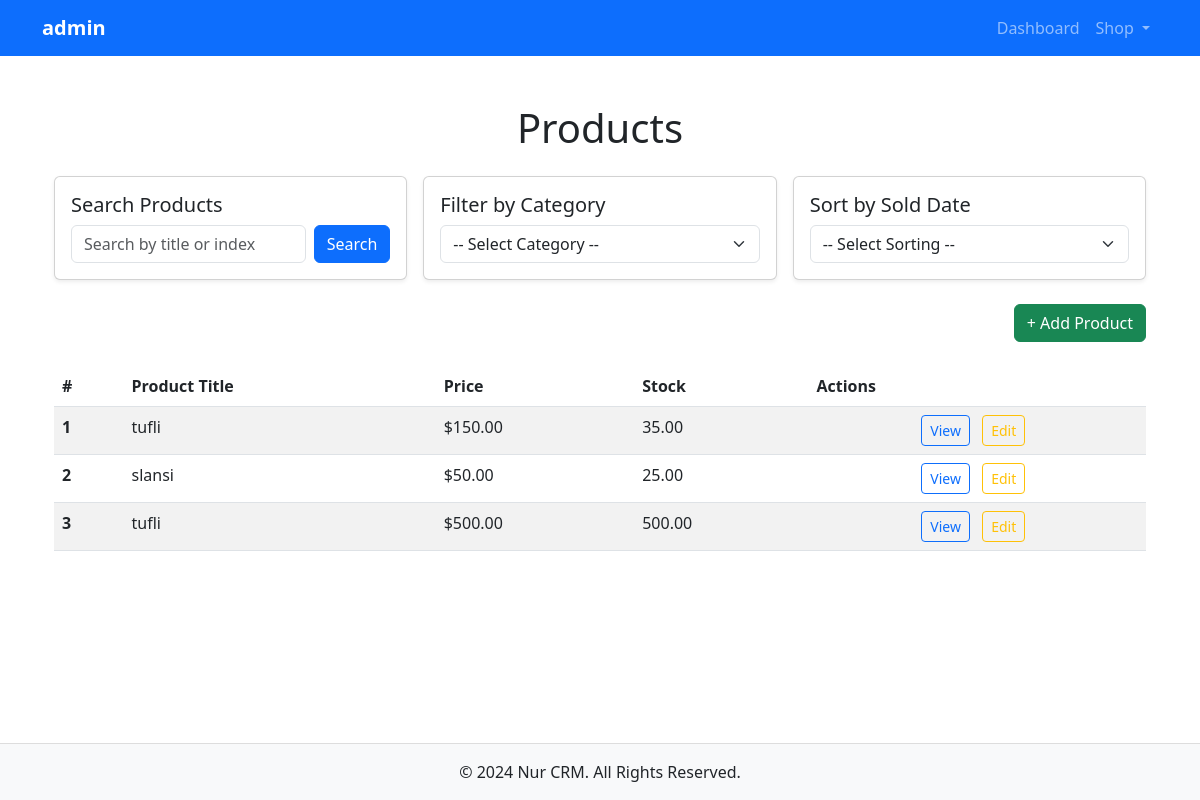
The page /nur/products/ (signed in) on the database as committed earlier.
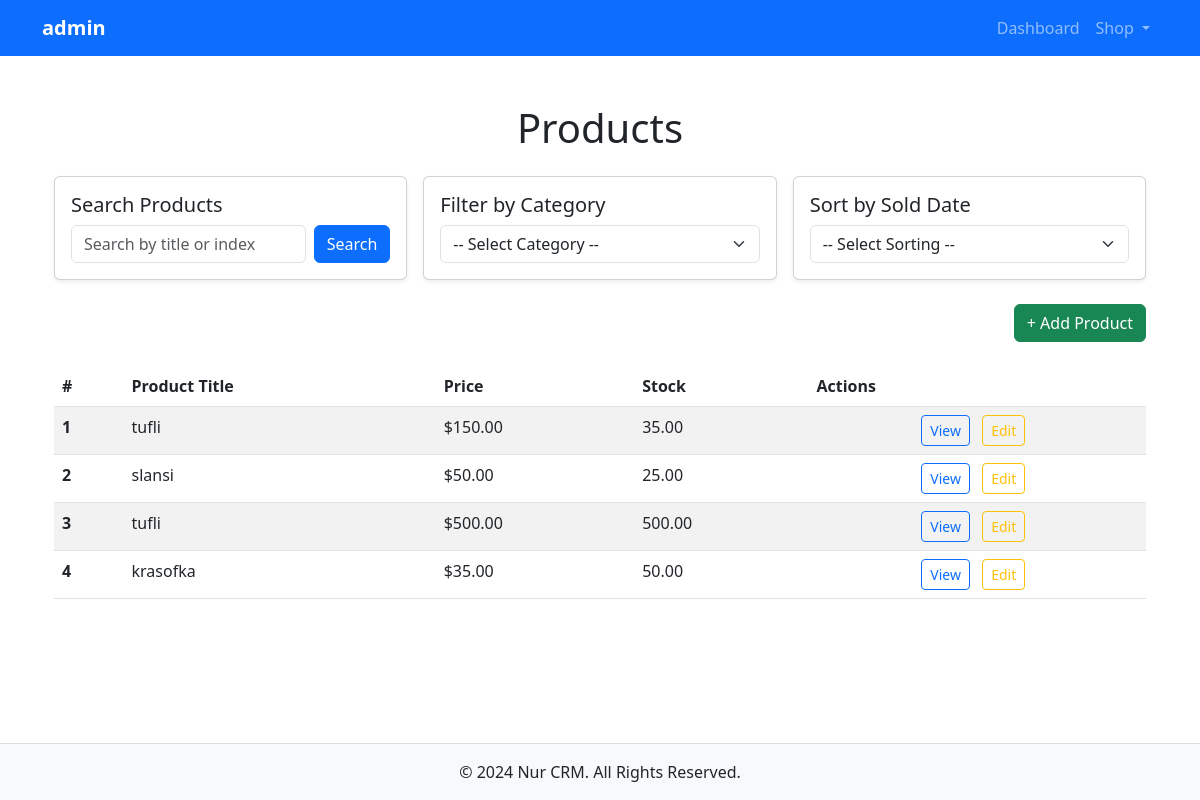
The same page on the database as committed later.
### Nur/models.py (models this page shows, shortened)
class Product(models.Model):
    user = models.ForeignKey("Nur.CustomUser", on_delete=models.CASCADE)
    category = models.ForeignKey("Nur.Category", on_delete=models.CASCADE, related_name="products")
    title = models.CharField(max_length=50, null=True, blank=True)
    index = models.CharField(max_length=50, unique=True, db_index=True, help_text="Unique identifier for the product")
    colour = models.ForeignKey("Nur.Colour", on_delete=models.CASCADE, related_name="products")
    price = models.DecimalField(max_digits=15, decimal_places=2, help_text="Current product price")
    cost_price = models.DecimalField(max_digits=15, decimal_places=2, help_text="Product cost price")  # Add this field
    up_to = models.DecimalField(max_digits=15, decimal_places=2, validators=[MinValueValidator(0)], help_text="Maximum quantity available")
    sold = models.DecimalField(max_digits=15, decimal_places=2, validators=[MinValueValidator(0)], help_text="Total quantity sold")
    created_at = models.DateTimeField(auto_now_add=True)
    updated_at = models.DateTimeField(auto_now=True)
    is_active = models.BooleanField(default=True)

### Nur/views.py (the view)
# urls.py: path('products/', ProductListView.as_view(), name='product-list'),
class ProductListView(generic.ListView):
    model = Product
    template_name = 'products/products.html'
    context_object_name = 'products'
    def get_queryset(self):
        queryset = Product.objects.filter(user=self.request.user, is_active=True)
        search_query = self.request.GET.get('q', '')
        if search_query:
            queryset = queryset.filter(
                Q(title__icontains=search_query) | Q(index__icontains=search_query)
            )
        category_id = self.request.GET.get('category')
        if category_id:
            queryset = queryset.filter(category__id=category_id)
        sort_by_date = self.request.GET.get('sort_by_date', '')
        if sort_by_date == 'asc':
            queryset = queryset.order_by('sold')
        elif sort_by_date == 'desc':
            queryset = queryset.order_by('-sold')
        return queryset
    def get_context_data(self, **kwargs):
        context = super().get_context_data(**kwargs)
        context['categories'] = Category.objects.all()
        return context

### templates/products/products.html (shortened to what this page needs)
{% extends "main/base.html" %}
{% block content %}
<div class="container my-4">
    <h1 class="mb-4 text-center">Products</h1>
    <div class="row g-3 mb-4">
        <div class="col-md-4">
            <div class="card shadow-sm">
                <div class="card-body">
                    <h5 class="card-title">Search Products</h5>
                    <form method="GET" action="" class="d-flex">
                        <input type="text" class="form-control me-2" name="q" value="{{ request.GET.q }}" placeholder="Search by title or index">
                        <button class="btn btn-primary" type="submit">Search</button>
                    </form>
                </div>
            </div>
        </div>
        <div class="col-md-4">
            <div class="card shadow-sm">
                <div class="card-body">
                    <h5 class="card-title">Filter by Category</h5>
                    <form method="GET" action="">
                        <select name="category" id="category" class="form-select" onchange="this.form.submit()">
                            <option value="">-- Select Category --</option>
                        </select>
                    </form>
                </div>
            </div>
        </div>
        <div class="col-md-4">
            <div class="card shadow-sm">
                <div class="card-body">
                    <h5 class="card-title">Sort by Sold Date</h5>
                    <form method="GET" action="">
                        <select name="sort_by_date" id="sort_by_date" class="form-select" onchange="this.form.submit()">
                            <option value="">-- Select Sorting --</option>
                        </select>
                    </form>
                </div>
            </div>
        </div>
    </div>
    <div class="text-end mb-4">
        <a href="{% url 'product-create' %}" class="btn btn-success">+ Add Product</a>
    </div>
    <div class="table-responsive">
        <table class="table table-striped table-hover">
            <thead>
                <tr>
                    <th scope="col">#</th>
                    <th scope="col">Product Title</th>
                    <th scope="col">Price</th>
                    <th scope="col">Stock</th>
                    <th scope="col">Actions</th>
                </tr>
            </thead>
            <tbody>
                {% for product in products %}
                    <tr>
                        <th scope="row">{{ forloop.counter }}</th>
                        <td>
                            <a href="{% url 'product-detail' product.id %}" class="text-decoration-none text-dark">
                                {{ product.title }}
                            </a>
                        </td>
                        <td>${{ product.price }}</td>
                        <td>{{ product.up_to }}</td>
                        <td class="text-center">
                            <a href="{% url 'product-detail' product.id %}" class="btn btn-outline-primary btn-sm me-2">View</a>
                            <a href="#" class="btn btn-outline-warning btn-sm me-2">Edit</a>
                        </td>
                    </tr>
                {% empty %}
                    <tr>
                        <td colspan="5" class="text-center text-muted">No products available.</td>
                    </tr>
                {% endfor %}
            </tbody>
        </table>
    </div>
</div>
{% endblock %}

Rows that differ between the two databases and show on the page:
added Product: title "krasofka", price "35.00", up_to "50.00"
